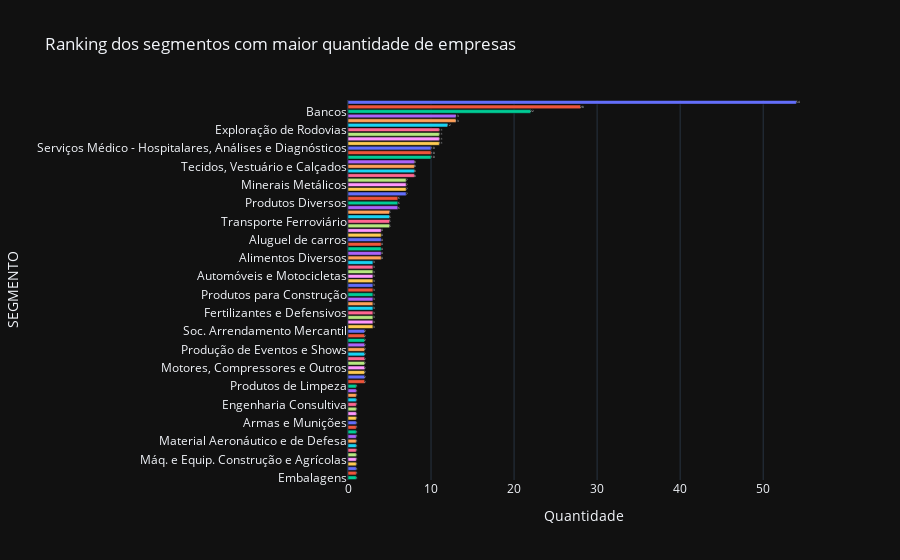

The cell this chart's notebook holds for it:
### Markdown cell above
### Frequência

### Code cell
# Plot gráfico da frequência absoluta da variável
fig = px.bar(template="plotly_dark",
             title= 'Ranking dos segmentos com maior quantidade de empresas', 
             data_frame=f, 
             x='QTD', 
             y='SEGMENTO', 
             orientation='h',
             color='SEGMENTO',
             text_auto=True)
fig.update_traces(hovertemplate=None)
fig.update_layout(hovermode='y')
fig.update(layout_showlegend=False)
fig.update_xaxes(title_text='Quantidade')
fig.show()

### Figure 1 — Plotly figure (JSON) as saved in the notebook; plotly's stock layout.template omitted (floating-point values rounded to 4 significant figures)
{"data": [{"alignmentgroup": "True", "legendgroup": "Energia Elétrica", "marker": {"color": "#636efa", "pattern": {"shape": ""}}, "name": "Energia Elétrica", "offsetgroup": "Energia Elétrica", "orientation": "h", "showlegend": true, "textposition": "auto", "texttemplate": "%{x}", "type": "bar", "x": [54], "xaxis": "x", "y": ["Energia Elétrica"], "yaxis": "y"}, {"alignmentgroup": "True", "legendgroup": "Incorporações", "marker": {"color": "#EF553B", "pattern": {"shape": ""}}, "name": "Incorporações", "offsetgroup": "Incorporações", "orientation": "h", "showlegend": true, "textposition": "auto", "texttemplate": "%{x}", "type": "bar", "x": [28], "xaxis": "x", "y": ["Incorporações"], "yaxis": "y"}, {"alignmentgroup": "True", "legendgroup": "Bancos", "marker": {"color": "#00cc96", "pattern": {"shape": ""}}, "name": "Bancos", "offsetgroup": "Bancos", "orientation": "h", "showlegend": true, "textposition": "auto", "texttemplate": "%{x}", "type": "bar", "x": [22], "xaxis": "x", "y": ["Bancos"], "yaxis": "y"}, {"alignmentgroup": "True", "legendgroup": "Outros", "marker": {"color": "#ab63fa", "pattern": {"shape": ""}}, "name": "Outros", "offsetgroup": "Outros", "orientation": "h", "showlegend": true, "textposition": "auto", "texttemplate": "%{x}", "type": "bar", "x": [13], "xaxis": "x", "y": ["Outros"], "yaxis": "y"}, {"alignmentgroup": "True", "legendgroup": "Programas e Serviços", "marker": {"color": "#FFA15A", "pattern": {"shape": ""}}, "name": "Programas e Serviços", "offsetgroup": "Programas e Serviços", "orientation": "h", "showlegend": true, "textposition": "auto", "texttemplate": "%{x}", "type": "bar", "x": [13], "xaxis": "x", "y": ["Programas e Serviços"], "yaxis": "y"}, {"alignmentgroup": "True", "legendgroup": "Exploração de Imóveis", "marker": {"color": "#19d3f3", "pattern": {"shape": ""}}, "name": "Exploração de Imóveis", "offsetgroup": "Exploração de Imóveis", "orientation": "h", "showlegend": true, "textposition": "auto", "texttemplate": "%{x}", "type": "bar", "x": [12], "xaxis": "x", "y": ["Exploração de Imóveis"], "yaxis": "y"}, {"alignmentgroup": "True", "legendgroup": "Exploração de Rodovias", "marker": {"color": "#FF6692", "pattern": {"shape": ""}}, "name": "Exploração de Rodovias", "offsetgroup": "Exploração de Rodovias", "orientation": "h", "showlegend": true, "textposition": "auto", "texttemplate": "%{x}", "type": "bar", "x": [11], "xaxis": "x", "y": ["Exploração de Rodovias"], "yaxis": "y"}, {"alignmentgroup": "True", "legendgroup": "Agricultura", "marker": {"color": "#B6E880", "pattern": {"shape": ""}}, "name": "Agricultura", "offsetgroup": "Agricultura", "orientation": "h", "showlegend": true, "textposition": "auto", "texttemplate": "%{x}", "type": "bar", "x": [11], "xaxis": "x", "y": ["Agricultura"], "yaxis": "y"}, {"alignmentgroup": "True", "legendgroup": "Medicamentos e Outros Produtos", "marker": {"color": "#FF97FF", "pattern": {"shape": ""}}, "name": "Medicamentos e Outros Produtos", "offsetgroup": "Medicamentos e Outros Produtos", "orientation": "h", "showlegend": true, "textposition": "auto", "texttemplate": "%{x}", "type": "bar", "x": [11], "xaxis": "x", "y": ["Medicamentos e Outros Produtos"], "yaxis": "y"}, {"alignmentgroup": "True", "legendgroup": "Máq. e Equip. Industriais", "marker": {"color": "#FECB52", "pattern": {"shape": ""}}, "name": "Máq. e Equip. Industriais", "offsetgroup": "Máq. e Equip. Industriais", "orientation": "h", "showlegend": true, "textposition": "auto", "texttemplate": "%{x}", "type": "bar", "x": [11], "xaxis": "x", "y": ["Máq. e Equip. Industriais"], "yaxis": "y"}, {"alignmentgroup": "True", "legendgroup": "Serviços Médico - Hospitalares, Análises e Diagnósticos", "marker": {"color": "#636efa", "pattern": {"shape": ""}}, "name": "Serviços Médico - Hospitalares, Análises e Diagnósticos", "offsetgroup": "Serviços Médico - Hospitalares, Análises e Diagnósticos", "orientation": "h", "showlegend": true, "textposition": "auto", "texttemplate": "%{x}", "type": "bar", "x": [10], "xaxis": "x", "y": ["Serviços Médico - Hospitalares, Análises e Diagnósticos"], "yaxis": "y"}, {"alignmentgroup": "True", "legendgroup": "Fios e Tecidos", "marker": {"color": "#EF553B", "pattern": {"shape": ""}}, "name": "Fios e Tecidos", "offsetgroup": "Fios e Tecidos", "orientation": "h", "showlegend": true, "textposition": "auto", "texttemplate": "%{x}", "type": "bar", "x": [10], "xaxis": "x", "y": ["Fios e Tecidos"], "yaxis": "y"}, {"alignmentgroup": "True", "legendgroup": "Exploração, Refino e Distribuição", "marker": {"color": "#00cc96", "pattern": {"shape": ""}}, "name": "Exploração, Refino e Distribuição", "offsetgroup": "Exploração, Refino e Distribuição", "orientation": "h", "showlegend": true, "textposition": "auto", "texttemplate": "%{x}", "type": "bar", "x": [10], "xaxis": "x", "y": ["Exploração, Refino e Distribuição"], "yaxis": "y"}, {"alignmentgroup": "True", "legendgroup": "Serviços Diversos", "marker": {"color": "#ab63fa", "pattern": {"shape": ""}}, "name": "Serviços Diversos", "offsetgroup": "Serviços Diversos", "orientation": "h", "showlegend": true, "textposition": "auto", "texttemplate": "%{x}", "type": "bar", "x": [8], "xaxis": "x", "y": ["Serviços Diversos"], "yaxis": "y"}, {"alignmentgroup": "True", "legendgroup": "Tecidos, Vestuário e Calçados", "marker": {"color": "#FFA15A", "pattern": {"shape": ""}}, "name": "Tecidos, Vestuário e Calçados", "offsetgroup": "Tecidos, Vestuário e Calçados", "orientation": "h", "showlegend": true, "textposition": "auto", "texttemplate": "%{x}", "type": "bar", "x": [8], "xaxis": "x", "y": ["Tecidos, Vestuário e Calçados"], "yaxis": "y"}, {"alignmentgroup": "True", "legendgroup": "Telecomunicações", "marker": {"color": "#19d3f3", "pattern": {"shape": ""}}, "name": "Telecomunicações", "offsetgroup": "Telecomunicações", "orientation": "h", "showlegend": true, "textposition": "auto", "texttemplate": "%{x}", "type": "bar", "x": [8], "xaxis": "x", "y": ["Telecomunicações"], "yaxis": "y"}, {"alignmentgroup": "True", "legendgroup": "Água e Saneamento", "marker": {"color": "#FF6692", "pattern": {"shape": ""}}, "name": "Água e Saneamento", "offsetgroup": "Água e Saneamento", "orientation": "h", "showlegend": true, "textposition": "auto", "texttemplate": "%{x}", "type": "bar", "x": [8], "xaxis": "x", "y": ["Água e Saneamento"], "yaxis": "y"}, {"alignmentgroup": "True", "legendgroup": "Serviços Financeiros Diversos", "marker": {"color": "#B6E880", "pattern": {"shape": ""}}, "name": "Serviços Financeiros Diversos", "offsetgroup": "Serviços Financeiros Diversos", "orientation": "h", "showlegend": true, "textposition": "auto", "texttemplate": "%{x}", "type": "bar", "x": [7], "xaxis": "x", "y": ["Serviços Financeiros Diversos"], "yaxis": "y"}, {"alignmentgroup": "True", "legendgroup": "Minerais Metálicos", "marker": {"color": "#FF97FF", "pattern": {"shape": ""}}, "name": "Minerais Metálicos", "offsetgroup": "Minerais Metálicos", "orientation": "h", "showlegend": true, "textposition": "auto", "texttemplate": "%{x}", "type": "bar", "x": [7], "xaxis": "x", "y": ["Minerais Metálicos"], "yaxis": "y"}, {"alignmentgroup": "True", "legendgroup": "Serviços de Apoio e Armazenagem", "marker": {"color": "#FECB52", "pattern": {"shape": ""}}, "name": "Serviços de Apoio e Armazenagem", "offsetgroup": "Serviços de Apoio e Armazenagem", "orientation": "h", "showlegend": true, "textposition": "auto", "texttemplate": "%{x}", "type": "bar", "x": [7], "xaxis": "x", "y": ["Serviços de Apoio e Armazenagem"], "yaxis": "y"}, {"alignmentgroup": "True", "legendgroup": "Material Rodoviário", "marker": {"color": "#636efa", "pattern": {"shape": ""}}, "name": "Material Rodoviário", "offsetgroup": "Material Rodoviário", "orientation": "h", "showlegend": true, "textposition": "auto", "texttemplate": "%{x}", "type": "bar", "x": [7], "xaxis": "x", "y": ["Material Rodoviário"], "yaxis": "y"}, {"alignmentgroup": "True", "legendgroup": "Serviços Educacionais", "marker": {"color": "#EF553B", "pattern": {"shape": ""}}, "name": "Serviços Educacionais", "offsetgroup": "Serviços Educacionais", "orientation": "h", "showlegend": true, "textposition": "auto", "texttemplate": "%{x}", "type": "bar", "x": [6], "xaxis": "x", "y": ["Serviços Educacionais"], "yaxis": "y"}, {"alignmentgroup": "True", "legendgroup": "Produtos Diversos", "marker": {"color": "#00cc96", "pattern": {"shape": ""}}, "name": "Produtos Diversos", "offsetgroup": "Produtos Diversos", "orientation": "h", "showlegend": true, "textposition": "auto", "texttemplate": "%{x}", "type": "bar", "x": [6], "xaxis": "x", "y": ["Produtos Diversos"], "yaxis": "y"}, {"alignmentgroup": "True", "legendgroup": "Carnes e Derivados", "marker": {"color": "#ab63fa", "pattern": {"shape": ""}}, "name": "Carnes e Derivados", "offsetgroup": "Carnes e Derivados", "orientation": "h", "showlegend": true, "textposition": "auto", "texttemplate": "%{x}", "type": "bar", "x": [6], "xaxis": "x", "y": ["Carnes e Derivados"], "yaxis": "y"}, {"alignmentgroup": "True", "legendgroup": "Gestão de Recursos e Investimentos", "marker": {"color": "#FFA15A", "pattern": {"shape": ""}}, "name": "Gestão de Recursos e Investimentos", "offsetgroup": "Gestão de Recursos e Investimentos", "orientation": "h", "showlegend": true, "textposition": "auto", "texttemplate": "%{x}", "type": "bar", "x": [5], "xaxis": "x", "y": ["Gestão de Recursos e Investimentos"], "yaxis": "y"}, {"alignmentgroup": "True", "legendgroup": "Siderurgia", "marker": {"color": "#19d3f3", "pattern": {"shape": ""}}, "name": "Siderurgia", "offsetgroup": "Siderurgia", "orientation": "h", "showlegend": true, "textposition": "auto", "texttemplate": "%{x}", "type": "bar", "x": [5], "xaxis": "x", "y": ["Siderurgia"], "yaxis": "y"}, {"alignmentgroup": "True", "legendgroup": "Transporte Ferroviário", "marker": {"color": "#FF6692", "pattern": {"shape": ""}}, "name": "Transporte Ferroviário", "offsetgroup": "Transporte Ferroviário", "orientation": "h", "showlegend": true, "textposition": "auto", "texttemplate": "%{x}", "type": "bar", "x": [5], "xaxis": "x", "y": ["Transporte Ferroviário"], "yaxis": "y"}, {"alignmentgroup": "True", "legendgroup": "Alimentos", "marker": {"color": "#B6E880", "pattern": {"shape": ""}}, "name": "Alimentos", "offsetgroup": "Alimentos", "orientation": "h", "showlegend": true, "textposition": "auto", "texttemplate": "%{x}", "type": "bar", "x": [5], "xaxis": "x", "y": ["Alimentos"], "yaxis": "y"}, {"alignmentgroup": "True", "legendgroup": "Material de Transporte", "marker": {"color": "#FF97FF", "pattern": {"shape": ""}}, "name": "Material de Transporte", "offsetgroup": "Material de Transporte", "orientation": "h", "showlegend": true, "textposition": "auto", "texttemplate": "%{x}", "type": "bar", "x": [4], "xaxis": "x", "y": ["Material de Transporte"], "yaxis": "y"}, {"alignmentgroup": "True", "legendgroup": "Seguradoras", "marker": {"color": "#FECB52", "pattern": {"shape": ""}}, "name": "Seguradoras", "offsetgroup": "Seguradoras", "orientation": "h", "showlegend": true, "textposition": "auto", "texttemplate": "%{x}", "type": "bar", "x": [4], "xaxis": "x", "y": ["Seguradoras"], "yaxis": "y"}, {"alignmentgroup": "True", "legendgroup": "Aluguel de carros", "marker": {"color": "#636efa", "pattern": {"shape": ""}}, "name": "Aluguel de carros", "offsetgroup": "Aluguel de carros", "orientation": "h", "showlegend": true, "textposition": "auto", "texttemplate": "%{x}", "type": "bar", "x": [4], "xaxis": "x", "y": ["Aluguel de carros"], "yaxis": "y"}, {"alignmentgroup": "True", "legendgroup": "Calçados", "marker": {"color": "#EF553B", "pattern": {"shape": ""}}, "name": "Calçados", "offsetgroup": "Calçados", "orientation": "h", "showlegend": true, "textposition": "auto", "texttemplate": "%{x}", "type": "bar", "x": [4], "xaxis": "x", "y": ["Calçados"], "yaxis": "y"}, {"alignmentgroup": "True", "legendgroup": "Papel e Celulose", "marker": {"color": "#00cc96", "pattern": {"shape": ""}}, "name": "Papel e Celulose", "offsetgroup": "Papel e Celulose", "orientation": "h", "showlegend": true, "textposition": "auto", "texttemplate": "%{x}", "type": "bar", "x": [4], "xaxis": "x", "y": ["Papel e Celulose"], "yaxis": "y"}, {"alignmentgroup": "True", "legendgroup": "Eletrodomésticos", "marker": {"color": "#ab63fa", "pattern": {"shape": ""}}, "name": "Eletrodomésticos", "offsetgroup": "Eletrodomésticos", "orientation": "h", "showlegend": true, "textposition": "auto", "texttemplate": "%{x}", "type": "bar", "x": [4], "xaxis": "x", "y": ["Eletrodomésticos"], "yaxis": "y"}, {"alignmentgroup": "True", "legendgroup": "Alimentos Diversos", "marker": {"color": "#FFA15A", "pattern": {"shape": ""}}, "name": "Alimentos Diversos", "offsetgroup": "Alimentos Diversos", "orientation": "h", "showlegend": true, "textposition": "auto", "texttemplate": "%{x}", "type": "bar", "x": [4], "xaxis": "x", "y": ["Alimentos Diversos"], "yaxis": "y"}, {"alignmentgroup": "True", "legendgroup": "Móveis", "marker": {"color": "#19d3f3", "pattern": {"shape": ""}}, "name": "Móveis", "offsetgroup": "Móveis", "orientation": "h", "showlegend": true, "textposition": "auto", "texttemplate": "%{x}", "type": "bar", "x": [3], "xaxis": "x", "y": ["Móveis"], "yaxis": "y"}, {"alignmentgroup": "True", "legendgroup": "Açucar e Alcool", "marker": {"color": "#FF6692", "pattern": {"shape": ""}}, "name": "Açucar e Alcool", "offsetgroup": "Açucar e Alcool", "orientation": "h", "showlegend": true, "textposition": "auto", "texttemplate": "%{x}", "type": "bar", "x": [3], "xaxis": "x", "y": ["Açucar e Alcool"], "yaxis": "y"}, {"alignmentgroup": "True", "legendgroup": "Securitizadoras de Recebíveis", "marker": {"color": "#B6E880", "pattern": {"shape": ""}}, "name": "Securitizadoras de Recebíveis", "offsetgroup": "Securitizadoras de Recebíveis", "orientation": "h", "showlegend": true, "textposition": "auto", "texttemplate": "%{x}", "type": "bar", "x": [3], "xaxis": "x", "y": ["Securitizadoras de Recebíveis"], "yaxis": "y"}, {"alignmentgroup": "True", "legendgroup": "Automóveis e Motocicletas", "marker": {"color": "#FF97FF", "pattern": {"shape": ""}}, "name": "Automóveis e Motocicletas", "offsetgroup": "Automóveis e Motocicletas", "orientation": "h", "showlegend": true, "textposition": "auto", "texttemplate": "%{x}", "type": "bar", "x": [3], "xaxis": "x", "y": ["Automóveis e Motocicletas"], "yaxis": "y"}, {"alignmentgroup": "True", "legendgroup": "Outros Títulos", "marker": {"color": "#FECB52", "pattern": {"shape": ""}}, "name": "Outros Títulos", "offsetgroup": "Outros Títulos", "orientation": "h", "showlegend": true, "textposition": "auto", "texttemplate": "%{x}", "type": "bar", "x": [3], "xaxis": "x", "y": ["Outros Títulos"], "yaxis": "y"}, {"alignmentgroup": "True", "legendgroup": "Acessórios", "marker": {"color": "#636efa", "pattern": {"shape": ""}}, "name": "Acessórios", "offsetgroup": "Acessórios", "orientation": "h", "showlegend": true, "textposition": "auto", "texttemplate": "%{x}", "type": "bar", "x": [3], "xaxis": "x", "y": ["Acessórios"], "yaxis": "y"}, {"alignmentgroup": "True", "legendgroup": "Artefatos de Ferro e Aço", "marker": {"color": "#EF553B", "pattern": {"shape": ""}}, "name": "Artefatos de Ferro e Aço", "offsetgroup": "Artefatos de Ferro e Aço", "orientation": "h", "showlegend": true, "textposition": "auto", "texttemplate": "%{x}", "type": "bar", "x": [3], "xaxis": "x", "y": ["Artefatos de Ferro e Aço"], "yaxis": "y"}, {"alignmentgroup": "True", "legendgroup": "Produtos para Construção", "marker": {"color": "#00cc96", "pattern": {"shape": ""}}, "name": "Produtos para Construção", "offsetgroup": "Produtos para Construção", "orientation": "h", "showlegend": true, "textposition": "auto", "texttemplate": "%{x}", "type": "bar", "x": [3], "xaxis": "x", "y": ["Produtos para Construção"], "yaxis": "y"}, {"alignmentgroup": "True", "legendgroup": "Soc. Crédito e Financiamento", "marker": {"color": "#ab63fa", "pattern": {"shape": ""}}, "name": "Soc. Crédito e Financiamento", "offsetgroup": "Soc. Crédito e Financiamento", "orientation": "h", "showlegend": true, "textposition": "auto", "texttemplate": "%{x}", "type": "bar", "x": [3], "xaxis": "x", "y": ["Soc. Crédito e Financiamento"], "yaxis": "y"}, {"alignmentgroup": "True", "legendgroup": "Holdings Diversificadas", "marker": {"color": "#FFA15A", "pattern": {"shape": ""}}, "name": "Holdings Diversificadas", "offsetgroup": "Holdings Diversificadas", "orientation": "h", "showlegend": true, "textposition": "auto", "texttemplate": "%{x}", "type": "bar", "x": [3], "xaxis": "x", "y": ["Holdings Diversificadas"], "yaxis": "y"}, {"alignmentgroup": "True", "legendgroup": "Gás", "marker": {"color": "#19d3f3", "pattern": {"shape": ""}}, "name": "Gás", "offsetgroup": "Gás", "orientation": "h", "showlegend": true, "textposition": "auto", "texttemplate": "%{x}", "type": "bar", "x": [3], "xaxis": "x", "y": ["Gás"], "yaxis": "y"}, {"alignmentgroup": "True", "legendgroup": "Fertilizantes e Defensivos", "marker": {"color": "#FF6692", "pattern": {"shape": ""}}, "name": "Fertilizantes e Defensivos", "offsetgroup": "Fertilizantes e Defensivos", "orientation": "h", "showlegend": true, "textposition": "auto", "texttemplate": "%{x}", "type": "bar", "x": [3], "xaxis": "x", "y": ["Fertilizantes e Defensivos"], "yaxis": "y"}, {"alignmentgroup": "True", "legendgroup": "Computadores e Equipamentos", "marker": {"color": "#B6E880", "pattern": {"shape": ""}}, "name": "Computadores e Equipamentos", "offsetgroup": "Computadores e Equipamentos", "orientation": "h", "showlegend": true, "textposition": "auto", "texttemplate": "%{x}", "type": "bar", "x": [3], "xaxis": "x", "y": ["Computadores e Equipamentos"], "yaxis": "y"}, {"alignmentgroup": "True", "legendgroup": "Equipamentos e Serviços", "marker": {"color": "#FF97FF", "pattern": {"shape": ""}}, "name": "Equipamentos e Serviços", "offsetgroup": "Equipamentos e Serviços", "orientation": "h", "showlegend": true, "textposition": "auto", "texttemplate": "%{x}", "type": "bar", "x": [3], "xaxis": "x", "y": ["Equipamentos e Serviços"], "yaxis": "y"}, {"alignmentgroup": "True", "legendgroup": "Transporte Hidroviário", "marker": {"color": "#FECB52", "pattern": {"shape": ""}}, "name": "Transporte Hidroviário", "offsetgroup": "Transporte Hidroviário", "orientation": "h", "showlegend": true, "textposition": "auto", "texttemplate": "%{x}", "type": "bar", "x": [3], "xaxis": "x", "y": ["Transporte Hidroviário"], "yaxis": "y"}, {"alignmentgroup": "True", "legendgroup": "Soc. Arrendamento Mercantil", "marker": {"color": "#636efa", "pattern": {"shape": ""}}, "name": "Soc. Arrendamento Mercantil", "offsetgroup": "Soc. Arrendamento Mercantil", "orientation": "h", "showlegend": true, "textposition": "auto", "texttemplate": "%{x}", "type": "bar", "x": [2], "xaxis": "x", "y": ["Soc. Arrendamento Mercantil"], "yaxis": "y"}, {"alignmentgroup": "True", "legendgroup": "Restaurante e Similares", "marker": {"color": "#EF553B", "pattern": {"shape": ""}}, "name": "Restaurante e Similares", "offsetgroup": "Restaurante e Similares", "orientation": "h", "showlegend": true, "textposition": "auto", "texttemplate": "%{x}", "type": "bar", "x": [2], "xaxis": "x", "y": ["Restaurante e Similares"], "yaxis": "y"}, {"alignmentgroup": "True", "legendgroup": "Químicos Diversos", "marker": {"color": "#00cc96", "pattern": {"shape": ""}}, "name": "Químicos Diversos", "offsetgroup": "Químicos Diversos", "orientation": "h", "showlegend": true, "textposition": "auto", "texttemplate": "%{x}", "type": "bar", "x": [2], "xaxis": "x", "y": ["Químicos Diversos"], "yaxis": "y"}, {"alignmentgroup": "True", "legendgroup": "Transporte Rodoviário", "marker": {"color": "#ab63fa", "pattern": {"shape": ""}}, "name": "Transporte Rodoviário", "offsetgroup": "Transporte Rodoviário", "orientation": "h", "showlegend": true, "textposition": "auto", "texttemplate": "%{x}", "type": "bar", "x": [2], "xaxis": "x", "y": ["Transporte Rodoviário"], "yaxis": "y"}, {"alignmentgroup": "True", "legendgroup": "Produção de Eventos e Shows", "marker": {"color": "#FFA15A", "pattern": {"shape": ""}}, "name": "Produção de Eventos e Shows", "offsetgroup": "Produção de Eventos e Shows", "orientation": "h", "showlegend": true, "textposition": "auto", "texttemplate": "%{x}", "type": "bar", "x": [2], "xaxis": "x", "y": ["Produção de Eventos e Shows"], "yaxis": "y"}, {"alignmentgroup": "True", "legendgroup": "Petroquímicos", "marker": {"color": "#19d3f3", "pattern": {"shape": ""}}, "name": "Petroquímicos", "offsetgroup": "Petroquímicos", "orientation": "h", "showlegend": true, "textposition": "auto", "texttemplate": "%{x}", "type": "bar", "x": [2], "xaxis": "x", "y": ["Petroquímicos"], "yaxis": "y"}, {"alignmentgroup": "True", "legendgroup": "Madeira", "marker": {"color": "#FF6692", "pattern": {"shape": ""}}, "name": "Madeira", "offsetgroup": "Madeira", "orientation": "h", "showlegend": true, "textposition": "auto", "texttemplate": "%{x}", "type": "bar", "x": [2], "xaxis": "x", "y": ["Madeira"], "yaxis": "y"}, {"alignmentgroup": "True", "legendgroup": "Equipamentos", "marker": {"color": "#B6E880", "pattern": {"shape": ""}}, "name": "Equipamentos", "offsetgroup": "Equipamentos", "orientation": "h", "showlegend": true, "textposition": "auto", "texttemplate": "%{x}", "type": "bar", "x": [2], "xaxis": "x", "y": ["Equipamentos"], "yaxis": "y"}, {"alignmentgroup": "True", "legendgroup": "Motores, Compressores e Outros", "marker": {"color": "#FF97FF", "pattern": {"shape": ""}}, "name": "Motores, Compressores e Outros", "offsetgroup": "Motores, Compressores e Outros", "orientation": "h", "showlegend": true, "textposition": "auto", "texttemplate": "%{x}", "type": "bar", "x": [2], "xaxis": "x", "y": ["Motores, Compressores e Outros"], "yaxis": "y"}, {"alignmentgroup": "True", "legendgroup": "Corretoras de Seguros e Resseguros", "marker": {"color": "#FECB52", "pattern": {"shape": ""}}, "name": "Corretoras de Seguros e Resseguros", "offsetgroup": "Corretoras de Seguros e Resseguros", "orientation": "h", "showlegend": true, "textposition": "auto", "texttemplate": "%{x}", "type": "bar", "x": [2], "xaxis": "x", "y": ["Corretoras de Seguros e Resseguros"], "yaxis": "y"}, {"alignmentgroup": "True", "legendgroup": "Intermediação Imobiliária", "marker": {"color": "#636efa", "pattern": {"shape": ""}}, "name": "Intermediação Imobiliária", "offsetgroup": "Intermediação Imobiliária", "orientation": "h", "showlegend": true, "textposition": "auto", "texttemplate": "%{x}", "type": "bar", "x": [2], "xaxis": "x", "y": ["Intermediação Imobiliária"], "yaxis": "y"}, {"alignmentgroup": "True", "legendgroup": "Linhas Aéreas de Passageiros", "marker": {"color": "#EF553B", "pattern": {"shape": ""}}, "name": "Linhas Aéreas de Passageiros", "offsetgroup": "Linhas Aéreas de Passageiros", "orientation": "h", "showlegend": true, "textposition": "auto", "texttemplate": "%{x}", "type": "bar", "x": [2], "xaxis": "x", "y": ["Linhas Aéreas de Passageiros"], "yaxis": "y"}, {"alignmentgroup": "True", "legendgroup": "Produtos de Limpeza", "marker": {"color": "#00cc96", "pattern": {"shape": ""}}, "name": "Produtos de Limpeza", "offsetgroup": "Produtos de Limpeza", "orientation": "h", "showlegend": true, "textposition": "auto", "texttemplate": "%{x}", "type": "bar", "x": [1], "xaxis": "x", "y": ["Produtos de Limpeza"], "yaxis": "y"}, {"alignmentgroup": "True", "legendgroup": "Viagens e Turismo", "marker": {"color": "#ab63fa", "pattern": {"shape": ""}}, "name": "Viagens e Turismo", "offsetgroup": "Viagens e Turismo", "orientation": "h", "showlegend": true, "textposition": "auto", "texttemplate": "%{x}", "type": "bar", "x": [1], "xaxis": "x", "y": ["Viagens e Turismo"], "yaxis": "y"}, {"alignmentgroup": "True", "legendgroup": "Vestuário", "marker": {"color": "#FFA15A", "pattern": {"shape": ""}}, "name": "Vestuário", "offsetgroup": "Vestuário", "orientation": "h", "showlegend": true, "textposition": "auto", "texttemplate": "%{x}", "type": "bar", "x": [1], "xaxis": "x", "y": ["Vestuário"], "yaxis": "y"}, {"alignmentgroup": "True", "legendgroup": "Utensílios Domésticos", "marker": {"color": "#19d3f3", "pattern": {"shape": ""}}, "name": "Utensílios Domésticos", "offsetgroup": "Utensílios Domésticos", "orientation": "h", "showlegend": true, "textposition": "auto", "texttemplate": "%{x}", "type": "bar", "x": [1], "xaxis": "x", "y": ["Utensílios Domésticos"], "yaxis": "y"}, {"alignmentgroup": "True", "legendgroup": "Engenharia Consultiva", "marker": {"color": "#FF6692", "pattern": {"shape": ""}}, "name": "Engenharia Consultiva", "offsetgroup": "Engenharia Consultiva", "orientation": "h", "showlegend": true, "textposition": "auto", "texttemplate": "%{x}", "type": "bar", "x": [1], "xaxis": "x", "y": ["Engenharia Consultiva"], "yaxis": "y"}, {"alignmentgroup": "True", "legendgroup": "Construção Pesada", "marker": {"color": "#B6E880", "pattern": {"shape": ""}}, "name": "Construção Pesada", "offsetgroup": "Construção Pesada", "orientation": "h", "showlegend": true, "textposition": "auto", "texttemplate": "%{x}", "type": "bar", "x": [1], "xaxis": "x", "y": ["Construção Pesada"], "yaxis": "y"}, {"alignmentgroup": "True", "legendgroup": "Cervejas e Refrigerantes", "marker": {"color": "#FF97FF", "pattern": {"shape": ""}}, "name": "Cervejas e Refrigerantes", "offsetgroup": "Cervejas e Refrigerantes", "orientation": "h", "showlegend": true, "textposition": "auto", "texttemplate": "%{x}", "type": "bar", "x": [1], "xaxis": "x", "y": ["Cervejas e Refrigerantes"], "yaxis": "y"}, {"alignmentgroup": "True", "legendgroup": "Hotelaria", "marker": {"color": "#FECB52", "pattern": {"shape": ""}}, "name": "Hotelaria", "offsetgroup": "Hotelaria", "orientation": "h", "showlegend": true, "textposition": "auto", "texttemplate": "%{x}", "type": "bar", "x": [1], "xaxis": "x", "y": ["Hotelaria"], "yaxis": "y"}, {"alignmentgroup": "True", "legendgroup": "Armas e Munições", "marker": {"color": "#636efa", "pattern": {"shape": ""}}, "name": "Armas e Munições", "offsetgroup": "Armas e Munições", "orientation": "h", "showlegend": true, "textposition": "auto", "texttemplate": "%{x}", "type": "bar", "x": [1], "xaxis": "x", "y": ["Armas e Munições"], "yaxis": "y"}, {"alignmentgroup": "True", "legendgroup": "Produtos de Cuidado Pessoal", "marker": {"color": "#EF553B", "pattern": {"shape": ""}}, "name": "Produtos de Cuidado Pessoal", "offsetgroup": "Produtos de Cuidado Pessoal", "orientation": "h", "showlegend": true, "textposition": "auto", "texttemplate": "%{x}", "type": "bar", "x": [1], "xaxis": "x", "y": ["Produtos de Cuidado Pessoal"], "yaxis": "y"}, {"alignmentgroup": "True", "legendgroup": "Artefatos de Cobre", "marker": {"color": "#00cc96", "pattern": {"shape": ""}}, "name": "Artefatos de Cobre", "offsetgroup": "Artefatos de Cobre", "orientation": "h", "showlegend": true, "textposition": "auto", "texttemplate": "%{x}", "type": "bar", "x": [1], "xaxis": "x", "y": ["Artefatos de Cobre"], "yaxis": "y"}, {"alignmentgroup": "True", "legendgroup": "Materiais Diversos", "marker": {"color": "#ab63fa", "pattern": {"shape": ""}}, "name": "Materiais Diversos", "offsetgroup": "Materiais Diversos", "orientation": "h", "showlegend": true, "textposition": "auto", "texttemplate": "%{x}", "type": "bar", "x": [1], "xaxis": "x", "y": ["Materiais Diversos"], "yaxis": "y"}, {"alignmentgroup": "True", "legendgroup": "Material Aeronáutico e de Defesa", "marker": {"color": "#FFA15A", "pattern": {"shape": ""}}, "name": "Material Aeronáutico e de Defesa", "offsetgroup": "Material Aeronáutico e de Defesa", "orientation": "h", "showlegend": true, "textposition": "auto", "texttemplate": "%{x}", "type": "bar", "x": [1], "xaxis": "x", "y": ["Material Aeronáutico e de Defesa"], "yaxis": "y"}, {"alignmentgroup": "True", "legendgroup": "Brinquedos e Jogos", "marker": {"color": "#19d3f3", "pattern": {"shape": ""}}, "name": "Brinquedos e Jogos", "offsetgroup": "Brinquedos e Jogos", "orientation": "h", "showlegend": true, "textposition": "auto", "texttemplate": "%{x}", "type": "bar", "x": [1], "xaxis": "x", "y": ["Brinquedos e Jogos"], "yaxis": "y"}, {"alignmentgroup": "True", "legendgroup": "Bicicletas", "marker": {"color": "#FF6692", "pattern": {"shape": ""}}, "name": "Bicicletas", "offsetgroup": "Bicicletas", "orientation": "h", "showlegend": true, "textposition": "auto", "texttemplate": "%{x}", "type": "bar", "x": [1], "xaxis": "x", "y": ["Bicicletas"], "yaxis": "y"}, {"alignmentgroup": "True", "legendgroup": "Resseguradoras", "marker": {"color": "#B6E880", "pattern": {"shape": ""}}, "name": "Resseguradoras", "offsetgroup": "Resseguradoras", "orientation": "h", "showlegend": true, "textposition": "auto", "texttemplate": "%{x}", "type": "bar", "x": [1], "xaxis": "x", "y": ["Resseguradoras"], "yaxis": "y"}, {"alignmentgroup": "True", "legendgroup": "Máq. e Equip. Construção e Agrícolas", "marker": {"color": "#FF97FF", "pattern": {"shape": ""}}, "name": "Máq. e Equip. Construção e Agrícolas", "offsetgroup": "Máq. e Equip. Construção e Agrícolas", "orientation": "h", "showlegend": true, "textposition": "auto", "texttemplate": "%{x}", "type": "bar", "x": [1], "xaxis": "x", "y": ["Máq. e Equip. Construção e Agrícolas"], "yaxis": "y"}, {"alignmentgroup": "True", "legendgroup": "Publicidade e Propaganda", "marker": {"color": "#FECB52", "pattern": {"shape": ""}}, "name": "Publicidade e Propaganda", "offsetgroup": "Publicidade e Propaganda", "orientation": "h", "showlegend": true, "textposition": "auto", "texttemplate": "%{x}", "type": "bar", "x": [1], "xaxis": "x", "y": ["Publicidade e Propaganda"], "yaxis": "y"}, {"alignmentgroup": "True", "legendgroup": "Atividades Esportivas", "marker": {"color": "#636efa", "pattern": {"shape": ""}}, "name": "Atividades Esportivas", "offsetgroup": "Atividades Esportivas", "orientation": "h", "showlegend": true, "textposition": "auto", "texttemplate": "%{x}", "type": "bar", "x": [1], "xaxis": "x", "y": ["Atividades Esportivas"], "yaxis": "y"}, {"alignmentgroup": "True", "legendgroup": "Programas de Fidelização", "marker": {"color": "#EF553B", "pattern": {"shape": ""}}, "name": "Programas de Fidelização", "offsetgroup": "Programas de Fidelização", "orientation": "h", "showlegend": true, "textposition": "auto", "texttemplate": "%{x}", "type": "bar", "x": [1], "xaxis": "x", "y": ["Programas de Fidelização"], "yaxis": "y"}, {"alignmentgroup": "True", "legendgroup": "Embalagens", "marker": {"color": "#00cc96", "pattern": {"shape": ""}}, "name": "Embalagens", "offsetgroup": "Embalagens", "orientation": "h", "showlegend": true, "textposition": "auto", "texttemplate": "%{x}", "type": "bar", "x": [1], "xaxis": "x", "y": ["Embalagens"], "yaxis": "y"}], "layout": {"barmode": "relative", "hovermode": "y", "legend": {"title": {"text": "SEGMENTO"}, "tracegroupgap": 0}, "showlegend": false, "title": {"text": "Ranking dos segmentos com maior quantidade de empresas"}, "xaxis": {"anchor": "y", "domain": [0, 1], "title": {"text": "Quantidade"}}, "yaxis": {"anchor": "x", "categoryarray": ["Embalagens", "Programas de Fidelização", "Atividades Esportivas", "Publicidade e Propaganda", "Máq. e Equip. Construção e Agrícolas", "Resseguradoras", "Bicicletas", "Brinquedos e Jogos", "Material Aeronáutico e de Defesa", "Materiais Diversos", "Artefatos de Cobre", "Produtos de Cuidado Pessoal", "Armas e Munições", "Hotelaria", "Cervejas e Refrigerantes", "Construção Pesada", "Engenharia Consultiva", "Utensílios Domésticos", "Vestuário", "Viagens e Turismo", "Produtos de Limpeza", "Linhas Aéreas de Passageiros", "Intermediação Imobiliária", "Corretoras de Seguros e Resseguros", "Motores, Compressores e Outros", "Equipamentos", "Madeira", "Petroquímicos", "Produção de Eventos e Shows", "Transporte Rodoviário", "Químicos Diversos", "Restaurante e Similares", "Soc. Arrendamento Mercantil", "Transporte Hidroviário", "Equipamentos e Serviços", "Computadores e Equipamentos", "Fertilizantes e Defensivos", "Gás", "Holdings Diversificadas", "Soc. Crédito e Financiamento", "Produtos para Construção", "Artefatos de Ferro e Aço", "Acessórios", "Outros Títulos", "Automóveis e Motocicletas", "Securitizadoras de Recebíveis", "Açucar e Alcool", "Móveis", "Alimentos Diversos", "Eletrodomésticos", "Papel e Celulose", "Calçados", "Aluguel de carros", "Seguradoras", "Material de Transporte", "Alimentos", "Transporte Ferroviário", "Siderurgia", "Gestão de Recursos e Investimentos", "Carnes e Derivados", "Produtos Diversos", "Serviços Educacionais", "Material Rodoviário", "Serviços de Apoio e Armazenagem", "Minerais Metálicos", "Serviços Financeiros Diversos", "Água e Saneamento", "Telecomunicações", "Tecidos, Vestuário e Calçados", "Serviços Diversos", "Exploração, Refino e Distribuição", "Fios e Tecidos", "Serviços Médico - Hospitalares, Análises e Diagnósticos", "Máq. e Equip. Industriais", "Medicamentos e Outros Produtos", "Agricultura", "Exploração de Rodovias", "Exploração de Imóveis", "Programas e Serviços", "Outros", "Bancos", "Incorporações", "Energia Elétrica"], "categoryorder": "array", "domain": [0, 1], "title": {"text": "SEGMENTO"}}}}
